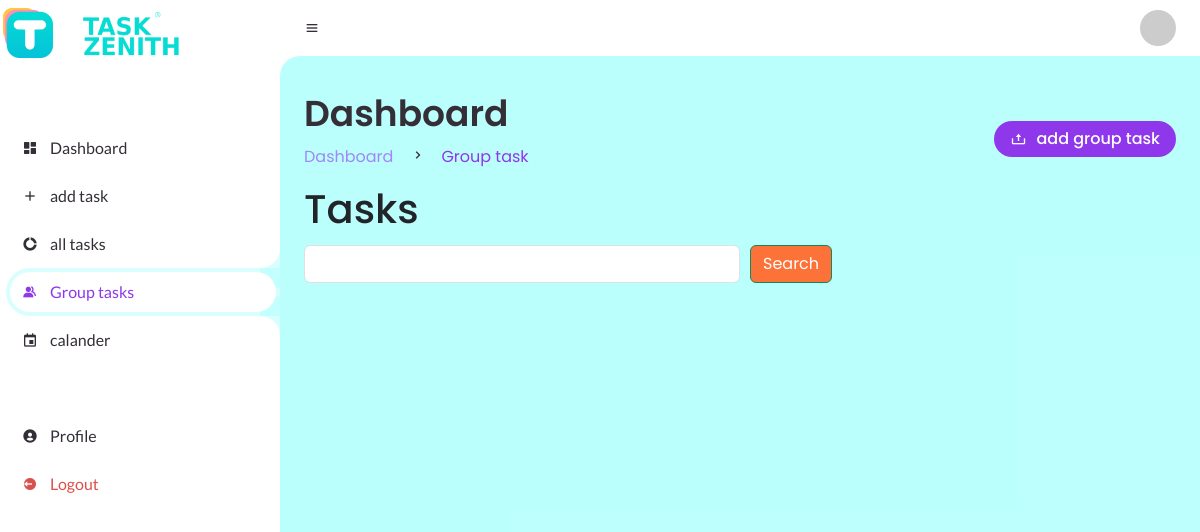
/groups (signed in), run on an earlier commit of the app's database.
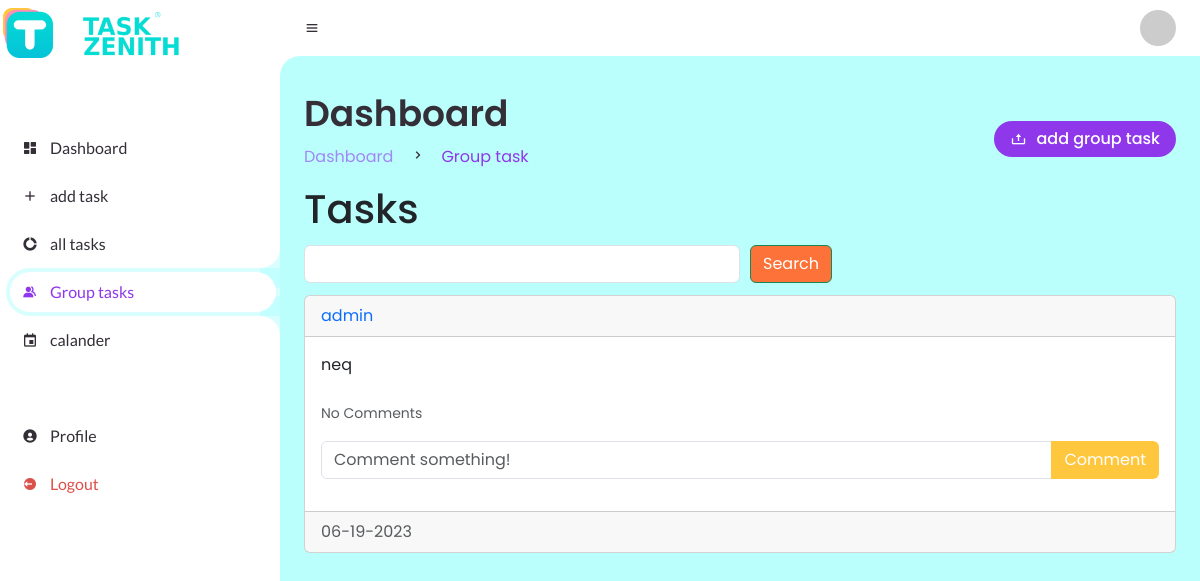
And on a later commit of the database.
### website/models.py (models this page shows)
class Group(db.Model):
    id = db.Column(db.Integer, primary_key=True)
    title = db.Column(db.Integer, nullable=False)
    date_posted = db.Column(db.DateTime, nullable=False, default=datetime.utcnow)
    start = db.Column(db.DateTime, nullable=False, default=datetime.utcnow)
    end = db.Column(db.DateTime, nullable=False, default=datetime.utcnow)
    descreption = db.Column(db.Text, nullable=False)
    user_id = db.Column(db.Integer, db.ForeignKey('user.firsname'), nullable=False)
    comments = db.relationship('Comment', backref='Group', passive_deletes=True)

### website/views.py (the view)
@views.route('/groups', methods=['GET', 'POST'])
@login_required
def groups():
    if request.method == 'POST':
        search = request.form.get('search')
        groups = Group.query.filter(Group.title.contains(search)).all()
        if groups == []:
            flash('No task found', category='error')
        return render_template('groups.html', groups=groups, user=current_user)
    else:
        groups = Group.query.all()
        return render_template('groups.html', groups=groups, user=current_user)

### website/models.py (called while the page is built)
    def avatar(self, size):
        digest = md5(self.email.lower().encode('utf-8')).hexdigest()
        return 'https://www.gravatar.com/avatar/{}?d=identicon&s={}'.format(digest, size)

### website/templates/groups.html (shortened to what this page needs)
<!DOCTYPE html>
<html lang="en">
<head>
    <link href="https://cdn.jsdelivr.net/npm/bootstrap@5.3.0-alpha3/dist/css/bootstrap.min.css" rel="stylesheet"
>
	<link href='https://unpkg.com/boxicons@2.0.9/css/boxicons.min.css' rel='stylesheet'>
	<link rel="stylesheet" href="{{ url_for('static', filename= 'style.css') }}">
</head>
<body>
	<section id="sidebar">
		<a href="/" class="brand">
			<img  src=" {{ url_for('static', filename= './img/V2.png') }}" style="width: 50px; margin-top: 9px; margin-left: 3px;"></img>
            <img class="text" src="{{ url_for('static', filename= "./img/V6.png") }}" style="width: 100px; margin-top: 18px;  margin-left: 30px; "></img>
		</a>
		<ul class="side-menu top">
			<li >
				<a href="/">
					<i class='bx bxs-dashboard' ></i>
					<span class="text">Dashboard</span>
				</a>
			</li>
			<li>
				<a href="/new">
					<i class='bx bx-plus' ></i>
					<span class="text">add task</span>
				</a>
			</li>
			<li>
				<a href="/all">
					<i class='bx bxs-doughnut-chart' ></i>
					<span class="text">all tasks</span>
				</a>
			</li>
			<li class="active">
				<a href="/groups">
					<i class='bx bxs-group' ></i>
					<span class="text">Group tasks</span>
				</a>
			</li>
			<li>
				<a href="/calender">
					<i class='bx bx-calendar-event' ></i>
					<span class="text">calander</span>
				</a>
			</li>
		</ul>
		<ul class="side-menu">
			<li >
				<a href="{{ url_for('auth.profile', user_id=user.id) }}">
					<i class='bx bxs-user-circle'></i>
					<span class="text">Profile</span>
				</a>
			</li>
			<li>
				<a href="/logout" class="logout">
					<i class='bx bxs-log-out-circle' ></i>
					<span class="text">Logout</span>
				</a>
			</li>
		</ul>
	</section>
	<section id="content">
		<nav>
			<i class='bx bx-menu' ></i>
			<a href="{{ url_for('auth.profile', user_id=user.id) }}" class="profile">
				<img src="{{ user.avatar(128) }}">
			</a>
		</nav>
		<main>
			<div class="head-title">
				<div class="left">
					<h1>Dashboard</h1>
					<ul class="breadcrumb">
						<li>
							<a href="#">Dashboard</a>
						</li>
						<li><i class='bx bx-chevron-right' ></i></li>
						<li>
							<a class="active" href="#">Group task</a>
						</li>
					</ul>
				</div>
				<a href="/new_group_task" class="btn-download">
					<i class='bx bx-upload' ></i>
					<span class="text">add group task</span>
				</a>
			</div>
              <h1>Tasks</h1>
			  <div id="posts">
				<div class="my-2">
					<form action="" method="POST" style="width:100%">
					  <div class="d-flex align-items-center">
						<input type="text" name="search" id="search" required class="form-control my-1 w-50">
						<button type="submit" class="btn btn-success " style="margin-left:10px; background-color:#FD7238; color:white;">Search</button>
					  </div>
					</form>
				  </div>
				  {% for group in groups %}
				<div class="card ">
				  <div class="card-header d-flex justify-content-between align-items-center">
					<a href="">{{ group.user_id}}</a>
				  </div>
				  <div class="card-body">
					<div class="card-text">{{group.title}}</div>
					<br />
					<p class="card-text">
						{% if group.comments|length > 0 %}
					  <a data-bs-toggle="collapse" style="color:#8e37eb;" href="#comments-{{group.id}}" role="button">
						<small>View {{group.comments|length}} Comments</small>
					  </a>
					  {% else %}
					  <small class="text-muted">No Comments</small>
					  {% endif %}
					</p>
					<form
					  class="input-group mb-3"
					  method="POST"
					  action="/create-comment/{{group.id}}"
					>
					  <input
						type="text"
						id="text"
						name="text"
						class="form-control"
						placeholder="Comment something!"
					  />
					  <button type="submit" class="btn " style="background-color:#FFC73E; color:white;">Comment</button>
					</form>
				  </div>
				  <div class="card-footer text-muted"> {{ group.date_posted.strftime('%m-%d-%Y') }}</div>
				</div>
				<br/ > {% endfor %}
			  </div>
		</main>
	</section>
</body>
</html>

### website/static/style.css (style rules this page uses)
* { margin: 0; padding: 0; box-sizing: border-box; }
a { text-decoration: none; }
li { list-style: none; }
:root { --poppins: 'Poppins', sans-serif; --lato: 'Lato', sans-serif; --light: rgb(255, 255, 255); --blue: #1f0041; --blue: #8e37eb; --light-blue: #; --grey: #a3fffc6d; --dark-grey: #A187F9; --dark: #342E37; --red: #DB504A; --yellow: #FFCE26; --light-yellow: #FFF2C6; --orange: #FD7238; --light-orange: #FFE0D3; }
html { overflow-x: hidden; }
body { background: var(--grey); overflow-x: hidden; }
#sidebar { position: fixed; top: 0; left: 0; width: 280px; height: 100%; background: var(--light); z-index: 2000; font-family: var(--lato); transition: .3s ease; overflow-x: hidden; scrollbar-width: none; }
#sidebar .brand { font-size: 24px; font-weight: 700; height: 56px; display: flex; align-items: center; color: var(--blue); position: sticky; top: 0; left: 0; background: var(); z-index: 500; padding-bottom: 20px; box-sizing: content-box; }
#sidebar .side-menu { width: 100%; margin-top: 48px; }
ul { padding-left: 0rem !important; }
#sidebar .side-menu li { height: 48px; background: transparent; margin-left: 6px; border-radius: 48px 0 0 48px; padding: 4px; }
#sidebar .side-menu li.active { background: var(--grey); position: relative; }
#sidebar .side-menu li.active::before { content: ''; position: absolute; width: 40px; height: 40px; border-radius: 50%; top: -40px; right: 0; box-shadow: 20px 20px 0 var(--grey); z-index: -1; }
#sidebar .side-menu li.active::after { content: ''; position: absolute; width: 40px; height: 40px; border-radius: 50%; bottom: -40px; right: 0; box-shadow: 20px -20px 0 var(--grey); z-index: -1; }
#sidebar .side-menu li a { width: 100%; height: 100%; background: var(--light); display: flex; align-items: center; border-radius: 48px; font-size: 16px; color: var(--dark); white-space: nowrap; overflow-x: hidden; }
#sidebar .side-menu.top li.active a { color: var(--blue); }
#sidebar .side-menu li a.logout { color: var(--red); }
#sidebar .side-menu li a .bx { min-width: calc(60px - ((4px + 6px) * 2)); display: flex; justify-content: center; }
#content { position: relative; width: calc(100% - 280px); left: 280px; transition: .3s ease; }
#content nav { height: 56px; background: var(--light); padding: 0 24px; display: flex; align-items: center; grid-gap: 24px; font-family: var(--lato); position: sticky; justify-content: space-between; top: 0; left: 0; z-index: 1000; }
#content nav::before { content: ''; position: absolute; width: 40px; height: 40px; bottom: -40px; left: 0; border-radius: 50%; box-shadow: -20px -20px 0 var(--light); }
#content nav a { color: var(--dark); }
#content nav .bx.bx-menu { cursor: pointer; color: var(--dark); }
#content nav .profile img { width: 36px; height: 36px; object-fit: cover; border-radius: 50%; }
#content main { width: 100%; height: 100vh; padding: 36px 24px; font-family: var(--poppins); max-height: calc(100vh - 56px); overflow-y: auto; background-color: #A3FFFC84; }
#content main .head-title { display: flex; align-items: center; justify-content: space-between; grid-gap: 16px; flex-wrap: wrap; }
#content main .head-title .left h1 { font-size: 36px; font-weight: 600; margin-bottom: 10px; color: var(--dark); }
#content main .head-title .left .breadcrumb { display: flex; align-items: center; grid-gap: 16px; }
#content main .head-title .left .breadcrumb li { color: var(--dark); }
#content main .head-title .left .breadcrumb li a { color: var(--dark-grey); pointer-events: none; }
#content main .head-title .left .breadcrumb li a.active { color: var(--blue); pointer-events: unset; }
#content main .head-title .btn-download { height: 36px; padding: 0 16px; border-radius: 36px; background: var(--blue); color: var(--light); display: flex; justify-content: center; align-items: center; grid-gap: 10px; font-weight: 500; }

What changed in the data, as far as the page shows it:
added Group: user_id "admin", title "neq", date_posted "06-19-2023"
